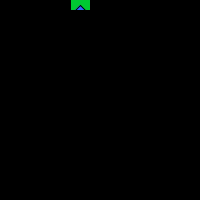
Frame 1 (no input)
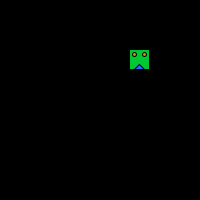
Frame 60 (the mouse pressed at the canvas centre just before this capture)
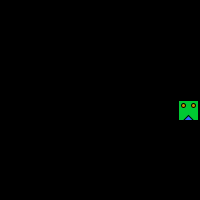
Frame 120 (the mouse held since frame 60 and released just before this capture)

The Processing sketch that drew these frames (run headless with seeded random() and noise(); from frame 60 on, the mouse is pressed at the canvas centre):

// Processing sketch: processing_89857
// ── processing_89857.pde

float x=80,y=0;
float sx=1,sy=1;
void setup()
{
 size(200,200);
}

void mousePressed()
{
 x=random(0,200);
 y=random(0,200);
}

void draw()
{

 background(0);
 if (x>90 && x<110 && y>90 && y<110)
 {
   fill(255);
   rectMode(CENTER);
   rect(100,100,10,10);
 }
 else
 {
   rectMode(CENTER);
   fill(0,200,50);
   rect(x,y,20,20);
   fill(200,150,0);
   ellipse(x-5,y-5,4,4);
   ellipse(x+5,y-5,4,4);
   fill(50,100,255);
   triangle(x,y+5,x-5,y+10,x+5,y+10);
 }
 if (x>200||x<0)
 {
  sx=sx*-1;
 }
 else if (y>200||y<0)
 {
  sy=sy*-1;
 }
 x=x+sx;
 y=y+sy;
}
